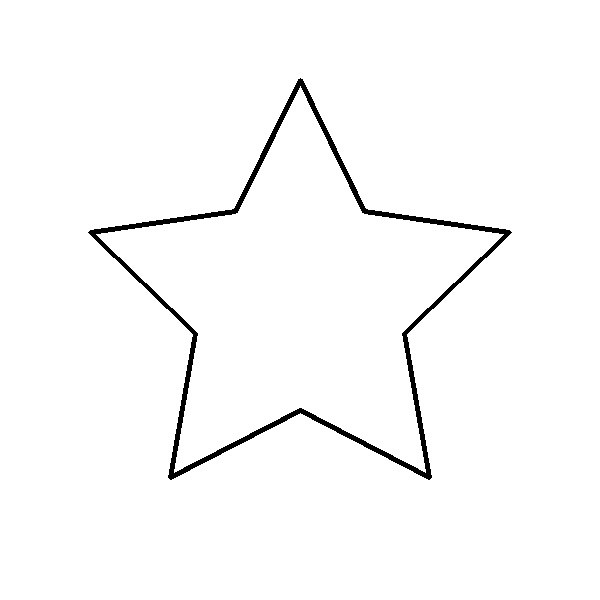
#> input picture data/benchmarks/hollow_star.jpg, 600 x 600 px; its folder holds only this picture in this run
$ python -i core.py   (imports and definitions only)
#> lines starting #> are read from the running program, lines starting #| are printed output that depends on the picture; after the words box and inside, x2 and y2 are one past the last pixel; in counts of white or black regions, pixels touching at a corner belong together
"""Core 2-D bead dynamics and raster-to-contour processing.

This module contains the environment logic used by the SAC + DAgger pipeline.
The implementation is a cleaned, reproducible version of the BTP code while
preserving the historical dynamics/reward design used by the trained models.
"""
from __future__ import annotations

from pathlib import Path
from typing import Iterable

import cv2
import numpy as np


_IMAGE_GLOBS = ("*.jpg", "*.jpeg", "*.png", "*.JPG", "*.JPEG", "*.PNG")


class BeadEnvironment:
    """Continuous 2-D point-mass environment for image-derived path tracing.

    The class intentionally does not inherit from Gymnasium.  It can therefore
    be unit-tested without RL dependencies; :class:`bead_rl.gym_envs.BeadTraceEnv`
    exposes the Gymnasium API used by Stable-Baselines3.

    Parameters
    ----------
    image_path:
        Path to one raster image or to a directory of raster images.  If a
        directory is supplied, a shape is sampled at each reset.
    seed:
        Seed for this environment's *local* NumPy RNG.  Historical code used
        ``np.random.seed`` globally; using ``RandomState`` preserves the same
        random-number algorithm while avoiding cross-environment interference.
    success_coverage:
        Sequential coverage required for successful termination.  ``0.99`` is
        the final SAC+DAgger setting.  The historical SAC base checkpoint was
        trained with ``0.95``.
    """

    ARENA = 10.0
    BEAD_R = 0.15
    BOUNDARY = ARENA - BEAD_R
    MAX_STEPS = 2000

    # Physics.
    ACCEL = 10.0
    MAX_SPEED = 7.0
    FRICTION = 7.0
    BOUNCE = 0.15
    DT = 0.016

    # Coverage.
    COV_RADIUS = 0.18
    STRICT_RADIUS = 0.10

    # Reward weights.
    R_APPROACH = 0.08
    R_WAYPOINT = 0.35
    R_TRACK_ERR = -0.015
    R_OFF_CURVE = -0.03
    R_BACKTRACK = -0.02
    R_BOUNDARY = -0.25
    R_SMOOTH = -0.001
    R_STEP = -0.001
    R_COMPLETION = 25.0
    R_PARTIAL80 = 10.0
    R_INCOMPLETE = -2.0

    OBS_DIM = 16

    def __init__(
        self,
        image_path: str | Path | None = None,
        seed: int = 42,
        success_coverage: float = 0.99,
    ) -> None:
        if not 0.0 < success_coverage <= 1.0:
            raise ValueError("success_coverage must be in (0, 1]")

        self.seed = int(seed)
        self.rng = np.random.RandomState(self.seed)
        self.success_coverage = float(success_coverage)

        self.pos_x = self.pos_y = 0.0
        self.vel_x = self.vel_y = 0.0
        self.step_count = 0

        self.path_points = np.empty((0, 2), dtype=np.float64)
        self.path_breaks: set[int] = set()
        self.covered_points: set[int] = set()
        self.strict_covered_points: set[int] = set()

        self.waypoint_idx = 0
        self.prev_dist = 0.0
        self.prev_action = np.zeros(2, dtype=np.float32)
        self.hit_boundary = False
        self.no_progress_steps = 0
        self.last_reward_components = self._empty_reward_components()

        self.image_paths: list[Path] = []
        if image_path is None:
            self._create_default_path()
        else:
            self.image_paths = self._resolve_images(image_path)
            if not self.image_paths:
                raise FileNotFoundError(f"No supported images found at: {image_path}")
            self.load_contours(self._sample_image())

    # [17 lines left out: functions reseed, _resolve_images, not called in this run]

    def _sample_image(self) -> Path:
        idx = int(self.rng.randint(0, len(self.image_paths)))
        return self.image_paths[idx]

    def _create_default_path(self) -> None:
        t = np.linspace(0.0, 2.0 * np.pi, 120, endpoint=False)
        self.path_points = np.stack([4.0 * np.cos(t), 4.0 * np.sin(t)], axis=1)
        self.path_breaks = set()

    def load_contours(self, image_path: str | Path) -> None:
        """Extract one or more ordered paths from a raster image."""
#> called with image_path = '../../data/benchmarks/hollow_star.jpg'
        p = Path(image_path)
        if p.is_dir():
            candidates = self._resolve_images(p)
            if not candidates:
                raise FileNotFoundError(f"No supported images found in: {p}")
            p = candidates[int(self.rng.randint(0, len(candidates)))]

        image = cv2.imread(str(p))
#> image is the input picture: shape (600, 600, 3); min 0, max 255, mean 250.1
        if image is None:
            raise ValueError(f"OpenCV could not read image: {p}")

        image = self._resize_img(image)
        height, width = image.shape[:2]
        foreground = self._foreground_mask(image)
        foreground_ratio = cv2.countNonZero(foreground) / max(1, foreground.size)

        # Thin strokes are skeletonised; filled shapes use their external contour.
        paths = self._extract_stroke_paths(foreground) if foreground_ratio <= 0.20 else []
        if not paths:
            paths = self._extract_contour_paths(foreground)
        if not paths:
            raise ValueError(f"No usable contour could be extracted from: {p}")

        candidates: list[tuple[float, np.ndarray]] = []
        for path in paths:
            arena_path = self._to_arena(path, width, height)
            length = self._path_length(arena_path)
            if length >= 0.1:
                candidates.append((length, arena_path))
        if not candidates:
            raise ValueError(f"Extracted contours were too short in: {p}")

        candidates.sort(key=lambda item: item[0], reverse=True)
        total_length = sum(length for length, _ in candidates)

        resampled: list[np.ndarray] = []
        breaks: set[int] = set()
        running = 0
        for length, points in candidates:
            n_points = max(20, int(350 * length / total_length))
            rp = self._resample(points, n_points)
            if resampled:
                breaks.add(running)
            resampled.append(rp)
            running += len(rp)

        self.path_points = np.vstack(resampled).astype(np.float64)
        self.path_breaks = breaks

    @staticmethod
    def _resize_img(image: np.ndarray, max_dim: int = 1200) -> np.ndarray:
#> called with max_dim = 1200
        height, width = image.shape[:2]
#> height = 600; width = 600
        longest = max(height, width)
#> longest = 600
        if longest <= max_dim:
            return image
        scale = max_dim / longest
        target = (max(1, round(width * scale)), max(1, round(height * scale)))
        return cv2.resize(image, target, interpolation=cv2.INTER_AREA)

    @staticmethod
    def _foreground_mask(image: np.ndarray) -> np.ndarray:
        gray = cv2.cvtColor(image, cv2.COLOR_BGR2GRAY)
        blurred = cv2.GaussianBlur(gray, (5, 5), 0)
        border = np.concatenate(
            [blurred[0, :], blurred[-1, :], blurred[:, 0], blurred[:, -1]]
        )
#> border = 2400 values from 255 to 255
        threshold_mode = (
            cv2.THRESH_BINARY_INV if np.median(border) >= 127 else cv2.THRESH_BINARY
        )
#> threshold_mode = 1
        _, foreground = cv2.threshold(
            blurred, 0, 255, threshold_mode + cv2.THRESH_OTSU
        )
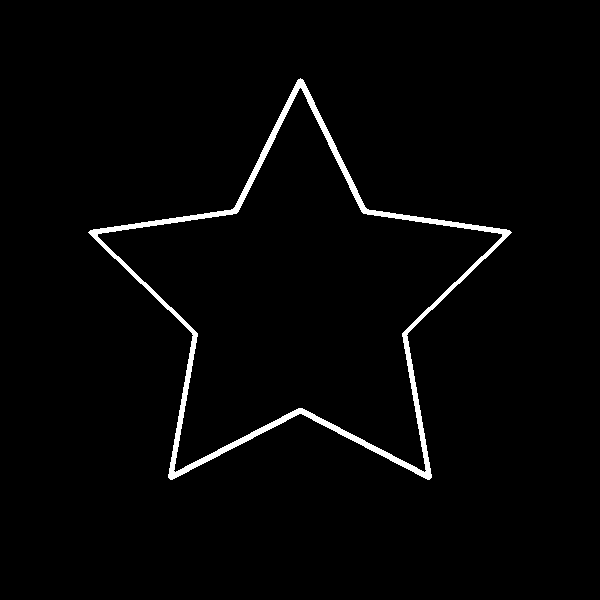
#> foreground: shape (600, 600); 2.1% white; 1 white region, box (x1, y1, x2, y2) and area: (88, 78, 512, 480) 7655
        kernel = np.ones((3, 3), dtype=np.uint8)
        return cv2.morphologyEx(foreground, cv2.MORPH_CLOSE, kernel)
#> returned value: shape (600, 600); 2.1% white; 1 white region, box (x1, y1, x2, y2) and area: (88, 78, 512, 480) 7662
#> in load_contours, `foreground_ratio = cv2.countNonZero(foreground) / max(1, foreground.si..`: foreground_ratio = 0.0213

    def _extract_stroke_paths(self, foreground: np.ndarray) -> list[np.ndarray]:
        skeleton = self._zhang_suen(foreground)
        count, labels, stats, _ = cv2.connectedComponentsWithStats(skeleton, connectivity=8)
        paths: list[np.ndarray] = []
        for component in range(1, count):
            if stats[component, cv2.CC_STAT_AREA] < 10:
                continue
            mask = (labels == component).astype(np.uint8)
            ordered = self._order_skeleton(mask)
            if len(ordered) >= 2:
                paths.append(ordered)
        return paths

    # [17 lines left out: function _extract_contour_paths, not called in this run]

    @staticmethod
    def _zhang_suen(foreground: np.ndarray, max_iter: int = 200) -> np.ndarray:
        """Vectorised Zhang-Suen thinning used by the original project."""
#> called with max_iter = 200
        image = (foreground > 0).astype(np.uint8)
        image[[0, -1], :] = 0
        image[:, [0, -1]] = 0

        def transition(a: np.ndarray, b: np.ndarray) -> np.ndarray:
            return ((a == 0) & (b == 1)).astype(np.uint8)

        for _ in range(max_iter):
            changed = False
            for step in (0, 1):
                p2 = image[:-2, 1:-1]
                p3 = image[:-2, 2:]
                p4 = image[1:-1, 2:]
                p5 = image[2:, 2:]
                p6 = image[2:, 1:-1]
                p7 = image[2:, :-2]
                p8 = image[1:-1, :-2]
                p9 = image[:-2, :-2]
                p1 = image[1:-1, 1:-1]
                neighbours = p2 + p3 + p4 + p5 + p6 + p7 + p8 + p9
                transitions = (
                    transition(p2, p3)
                    + transition(p3, p4)
                    + transition(p4, p5)
                    + transition(p5, p6)
                    + transition(p6, p7)
                    + transition(p7, p8)
                    + transition(p8, p9)
                    + transition(p9, p2)
                )
                if step == 0:
                    remove = (
                        (p1 == 1)
                        & (neighbours >= 2)
                        & (neighbours <= 6)
                        & (transitions == 1)
                        & ((p2 * p4 * p6) == 0)
                        & ((p4 * p6 * p8) == 0)
                    )
                else:
                    remove = (
                        (p1 == 1)
                        & (neighbours >= 2)
                        & (neighbours <= 6)
                        & (transitions == 1)
                        & ((p2 * p4 * p8) == 0)
                        & ((p2 * p6 * p8) == 0)
                    )
                if np.any(remove):
                    image[1:-1, 1:-1][remove] = 0
                    changed = True
            if not changed:
                break
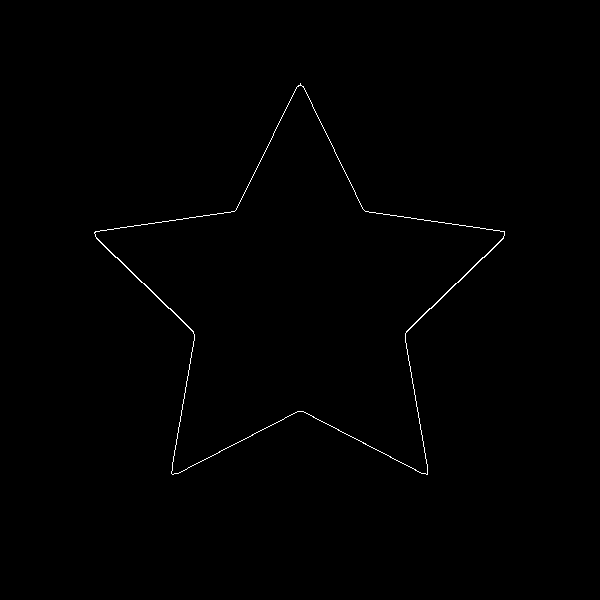
#> image: shape (600, 600); values 0 (black) and 1 (white), 0.41% white in thin lines or dots, all inside (x1, y1, x2, y2) = (94, 83, 505, 475)
#> p2: shape (598, 598); values 0 (black) and 1 (white), 0.41% white in thin lines or dots, all inside (x1, y1, x2, y2) = (93, 83, 504, 475)
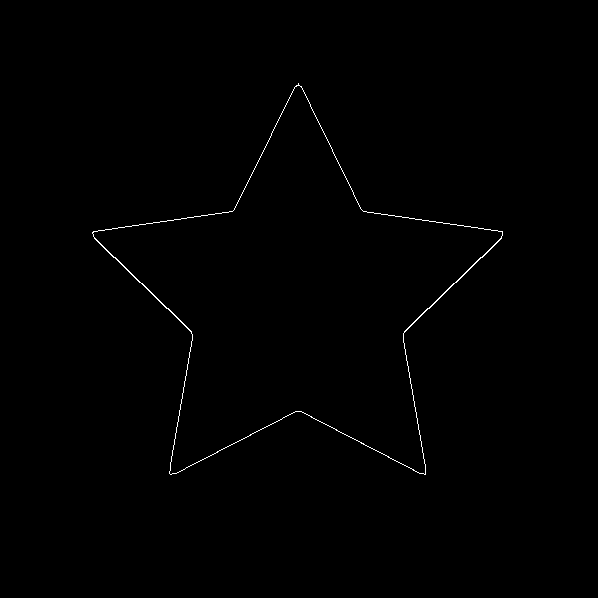
#> p3: shape (598, 598); values 0 (black) and 1 (white), 0.41% white in thin lines or dots, all inside (x1, y1, x2, y2) = (92, 83, 503, 475)
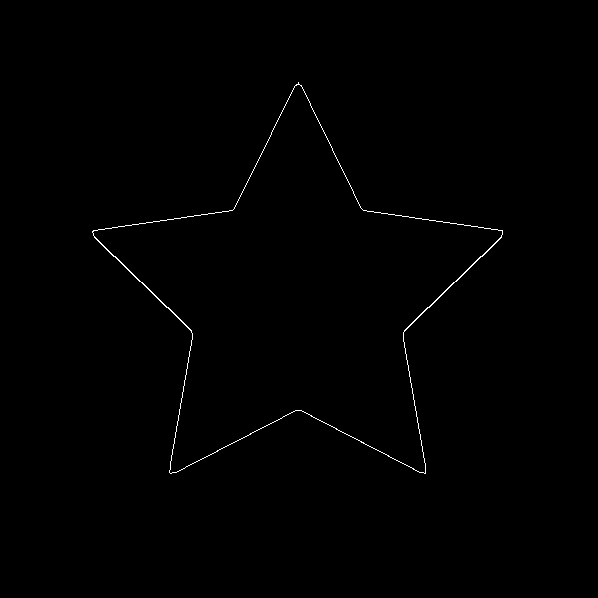
#> p4: shape (598, 598); values 0 (black) and 1 (white), 0.41% white in thin lines or dots, all inside (x1, y1, x2, y2) = (92, 82, 503, 474)
#> p5: shape (598, 598); values 0 (black) and 1 (white), 0.41% white in thin lines or dots, all inside (x1, y1, x2, y2) = (92, 81, 503, 473)
#> p6: shape (598, 598); values 0 (black) and 1 (white), 0.41% white in thin lines or dots, all inside (x1, y1, x2, y2) = (93, 81, 504, 473)
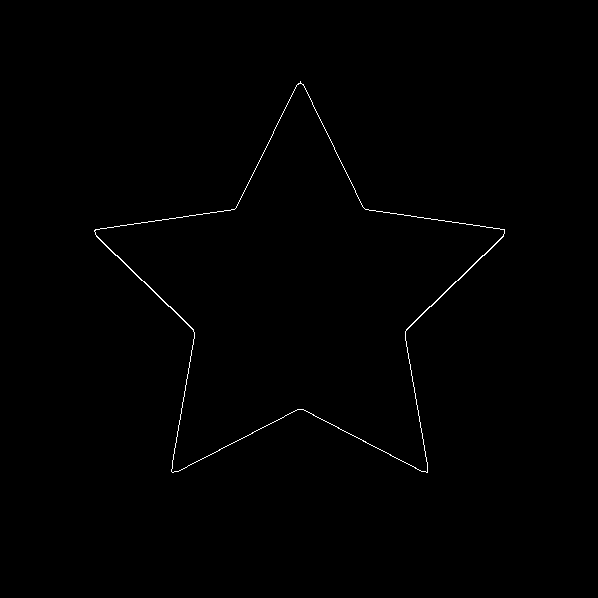
#> p7: shape (598, 598); values 0 (black) and 1 (white), 0.41% white in thin lines or dots, all inside (x1, y1, x2, y2) = (94, 81, 505, 473)
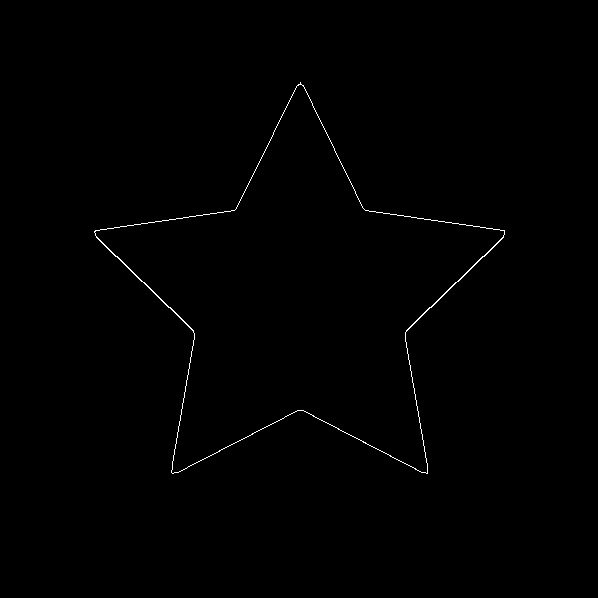
#> p8: shape (598, 598); values 0 (black) and 1 (white), 0.41% white in thin lines or dots, all inside (x1, y1, x2, y2) = (94, 82, 505, 474)
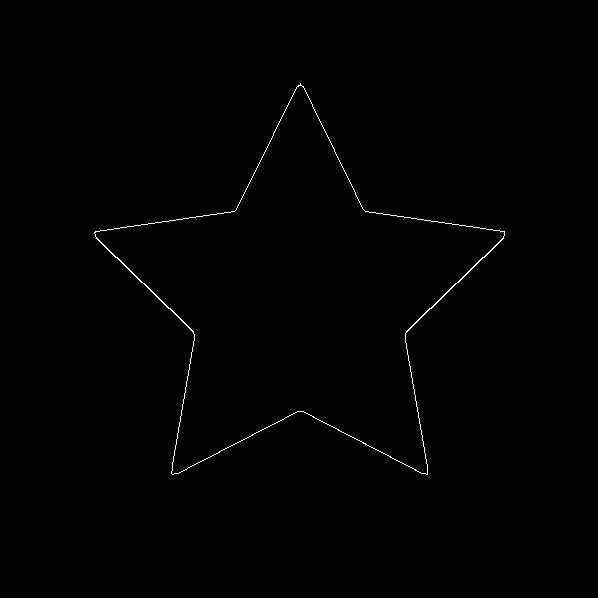
#> p9: shape (598, 598); values 0 (black) and 1 (white), 0.41% white in thin lines or dots, all inside (x1, y1, x2, y2) = (94, 83, 505, 475)
        return image

    @staticmethod
    def _order_skeleton(mask: np.ndarray) -> np.ndarray:
        pixels = [tuple(map(int, p)) for p in np.argwhere(mask > 0)]
        if len(pixels) <= 1:
            return np.empty((0, 2), dtype=np.float64)

        pixel_set = set(pixels)
        offsets = [
            (-1, -1), (-1, 0), (-1, 1),
            (0, -1),             (0, 1),
            (1, -1),  (1, 0),   (1, 1),
        ]

        def neighbours(point: tuple[int, int]) -> list[tuple[int, int]]:
            y, x = point
            return [
                q for q in ((y + dy, x + dx) for dy, dx in offsets) if q in pixel_set
            ]

        degrees = {point: len(neighbours(point)) for point in pixels}
        endpoints = [point for point, degree in degrees.items() if degree == 1]
        start = min(endpoints or pixels, key=lambda point: (point[1], point[0]))

        path = [start]
        visited = {start}
        previous: tuple[int, int] | None = None
        current = start

        for _ in range(len(pixels) + 2):
            candidates = [q for q in neighbours(current) if q != previous]
            unvisited = [q for q in candidates if q not in visited]
            if not unvisited:
                if not endpoints and start in candidates and len(path) > 2:
                    path.append(start)
                break

            def score(next_point: tuple[int, int]) -> tuple[float, float]:
                if previous is None:
                    return float(next_point[1]), float(next_point[0])
                dy0, dx0 = current[0] - previous[0], current[1] - previous[1]
                dy1, dx1 = next_point[0] - current[0], next_point[1] - current[1]
                norm0 = max(1e-6, float(np.hypot(dy0, dx0)))
                norm1 = max(1e-6, float(np.hypot(dy1, dx1)))
                cosine = (dy0 * dy1 + dx0 * dx1) / (norm0 * norm1)
                return -float(cosine), norm1

            nxt = min(unvisited, key=score)
            previous, current = current, nxt
            path.append(current)
            visited.add(current)

        return np.array([[x, y] for y, x in path], dtype=np.float64)

    def _to_arena(self, points: np.ndarray, width: int, height: int) -> np.ndarray:
        scale = (2 * self.BOUNDARY) / max(1, width - 1, height - 1)
        result = np.empty_like(points, dtype=np.float64)
        result[:, 0] = (points[:, 0] - (width - 1) / 2) * scale
        result[:, 1] = ((height - 1) / 2 - points[:, 1]) * scale
        return result

    @staticmethod
    def _path_length(points: np.ndarray) -> float:
        if len(points) <= 1:
            return 0.0
        return float(np.sum(np.linalg.norm(np.diff(points, axis=0), axis=1)))

    @staticmethod
    def _resample(points: np.ndarray, n_points: int) -> np.ndarray:
        if len(points) <= 1:
            return points
        lengths = np.linalg.norm(np.diff(points, axis=0), axis=1)
        cumulative = np.concatenate([[0.0], np.cumsum(lengths)])
        total = cumulative[-1]
        if total == 0:
            return points
        targets = np.linspace(0.0, total, n_points)
        indices = np.clip(np.searchsorted(cumulative, targets) - 1, 0, len(points) - 2)
        denom = cumulative[indices + 1] - cumulative[indices]
        alpha = np.where(
            denom > 0,
            (targets - cumulative[indices]) / (denom + 1e-12),
            0.0,
        )
        return points[indices] + alpha[:, None] * (points[indices + 1] - points[indices])

    # [250 lines left out: functions reset, step, _coerce_action, _observe, _dist_to_waypoint, _local_path_info and 2 more, not called in this run]

    def get_coverage(self) -> float:
        return self.waypoint_idx / max(1, len(self.path_points) - 1)

    @staticmethod
    def _empty_reward_components() -> dict[str, float]:
        keys: Iterable[str] = (
            "approach",
            "waypoint",
            "tracking_error",
            "off_curve",
            "backtrack",
            "boundary",
            "smooth",
            "step_cost",
            "completion",
            "partial80",
            "incomplete",
            "total",
        )
        return {key: 0.0 for key in keys}

>>> result = BeadEnvironment().load_contours('../../data/benchmarks/hollow_star.jpg')
#> in _extract_stroke_paths, `count, labels, stats, _ = cv2.connectedComponentsWithStats(skeleton, c..`: count = 2; stats = [[0, 0, 600, 600, 358521], [94, 83, 411, 392, 1479]]
#> the loop in _extract_stroke_paths, `for component in range(1, count):` made 1 pass
#> the loop in load_contours, `for path in paths:` made 1 pass
#> the loop in load_contours, `for length, points in candidates:` made 1 pass
#> length on pass 1: 49.4

$ run again, on data/benchmarks/ood_circle.jpg
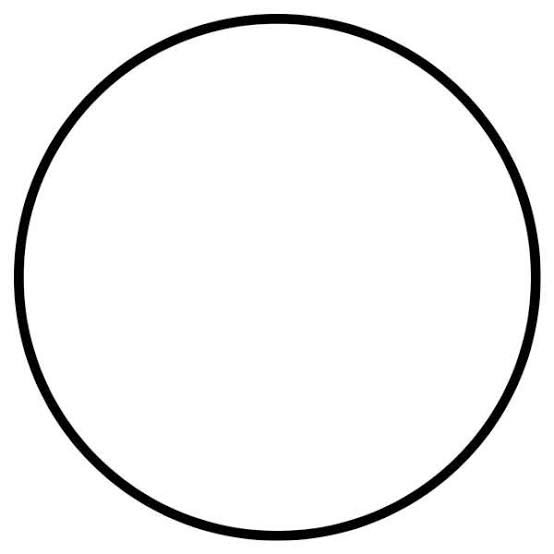
#> input picture data/benchmarks/ood_circle.jpg, 554 x 554 px
#> in load_contours, image is the input picture: shape (554, 554, 3); min 0, max 255, mean 241.8
#> border = 2216 values from 255 to 255
#> threshold_mode = 1
#> in _foreground_mask, `_, foreground = cv2.threshold( blurred, 0, 255, threshold_mode + cv2.T..`:
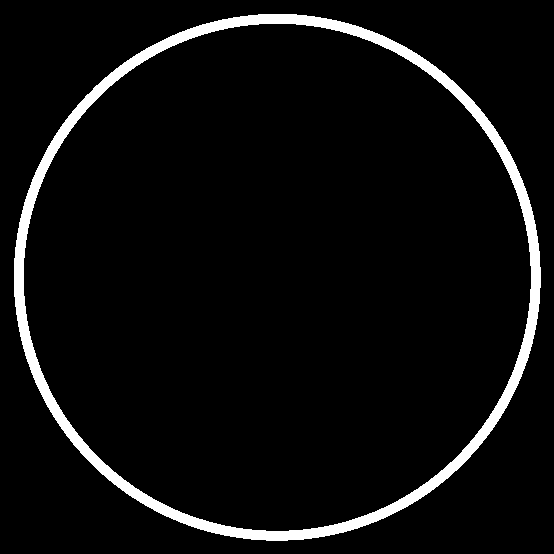
#> foreground: shape (554, 554); 5.3% white; 1 white region, box (x1, y1, x2, y2) and area: (14, 14, 541, 541) 16350
#> foreground_ratio = 0.0533
#> after the loop in _zhang_suen, `for _ in range(max_iter):`:
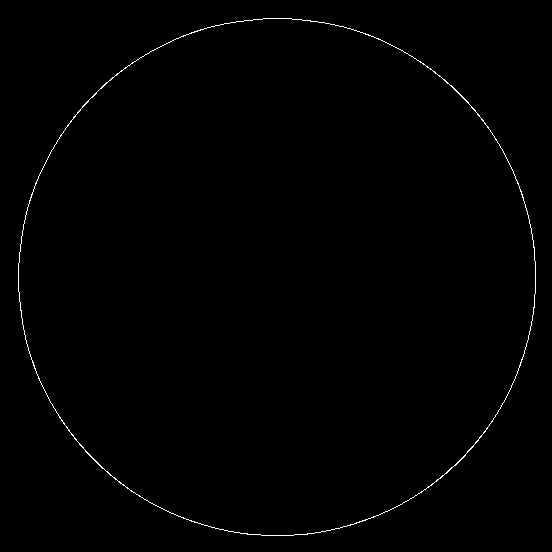
#> p9: shape (552, 552); values 0 (black) and 1 (white), 0.54% white in thin lines or dots, all inside (x1, y1, x2, y2) = (18, 18, 536, 536)
#> count = 2; stats = [[0, 0, 554, 554, 305260], [18, 18, 518, 518, 1656]]
#> the loop in _extract_stroke_paths, `for component in range(1, count):` made 1 pass
#> the loop in load_contours, `for path in paths:` made 1 pass
#> the loop in load_contours, `for length, points in candidates:` made 1 pass
#> length on pass 1: 61
